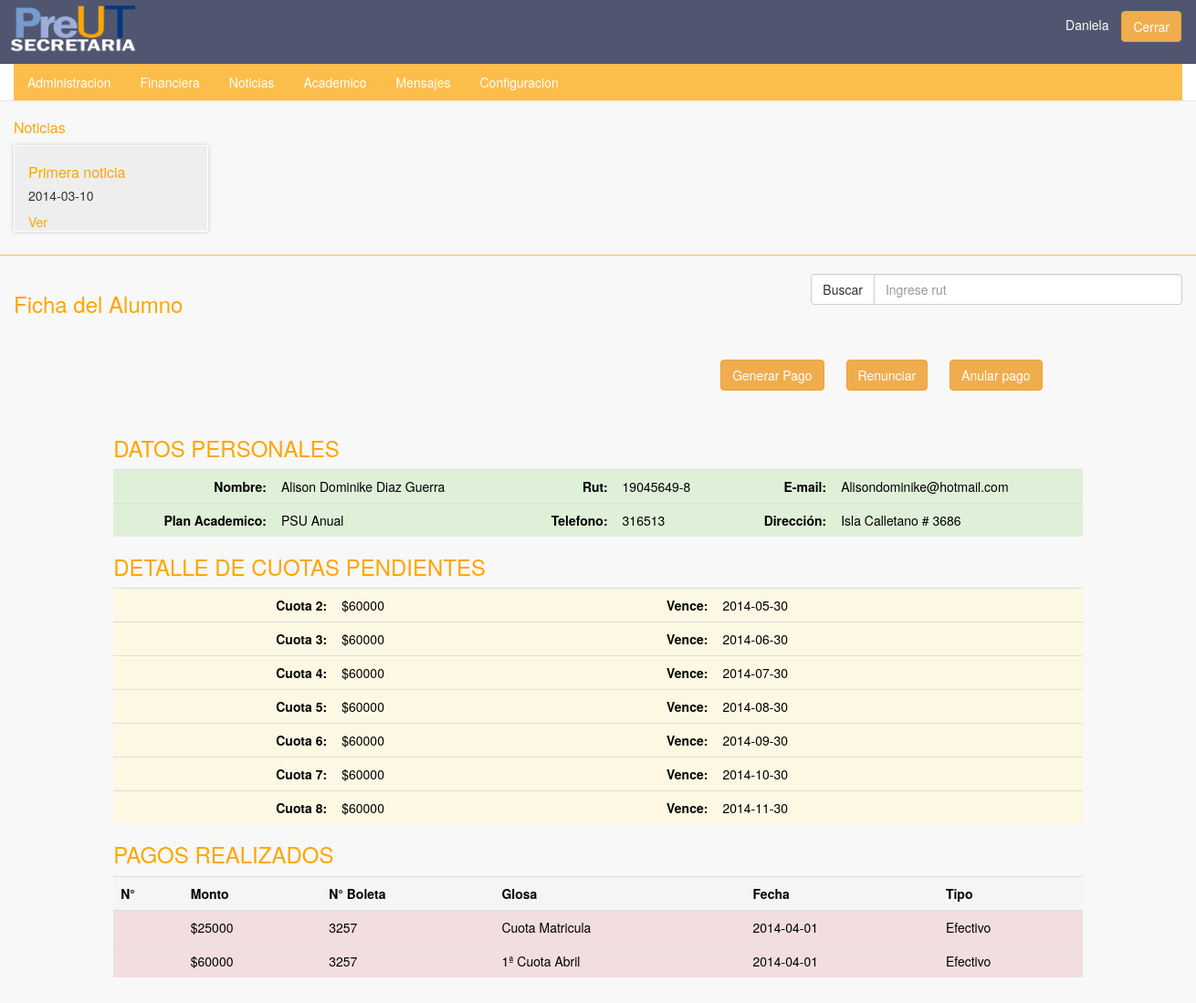
Page /secretaria/pago_alumno.php?rut=19045649-8 (signed in) on the committed database.
### tables this page shows
CREATE TABLE IF NOT EXISTS `noticias` (
  `id` int(11) NOT NULL AUTO_INCREMENT,
  `Titulo` varchar(256) NOT NULL,
  `Contenido` text NOT NULL,
  `Fecha_creacion` date NOT NULL,
  `usuarios_id` varchar(14) NOT NULL,
  PRIMARY KEY (`id`,`usuarios_id`),
  KEY `fk_noticias_usuarios1_idx` (`usuarios_id`)
);

CREATE TABLE IF NOT EXISTS `usuarios` (
  `rut` varchar(14) NOT NULL,
  `password` varchar(45) NOT NULL,
  `rol_id` int(11) NOT NULL,
  `habilitado` tinyint(1) DEFAULT NULL,
  `nombre` varchar(45) NOT NULL,
  `apellidos` varchar(45) NOT NULL,
  `telefono` varchar(45) DEFAULT NULL,
  `celular` varchar(45) DEFAULT NULL,
  `mail` varchar(128) NOT NULL,
  `fecha` date NOT NULL,
  `direccion` varchar(45) NOT NULL,
  `created_at` date NOT NULL,
  PRIMARY KEY (`rut`),
  KEY `fk_usuarios_rol_idx` (`rol_id`)
);

CREATE TABLE IF NOT EXISTS `planes` (
  `id` int(11) NOT NULL AUTO_INCREMENT,
  `nombre` varchar(45) NOT NULL,
  `descripcion` text NOT NULL,
  `valor` int(11) NOT NULL,
  `fecha_inicio` date NOT NULL,
  `jornada` varchar(45) NOT NULL,
  `habilitado` tinyint(1) DEFAULT NULL,
  PRIMARY KEY (`id`)
);

CREATE TABLE IF NOT EXISTS `cuenta_corriente` (
  `id` int(11) NOT NULL AUTO_INCREMENT,
  `MONTO_CANCELADO` int(11) NOT NULL,
  `datos_usuario_id` int(11) NOT NULL,
  `monto_total` int(11) NOT NULL,
  `descuento` int(11) NOT NULL,
  `monto_descuento` int(11) NOT NULL,
  `matricula` tinyint(1) NOT NULL,
  `fecha_pago` date NOT NULL,
  `numero_cuota` int(11) NOT NULL,
  PRIMARY KEY (`id`),
  KEY `fk_cuenta_corriente_datos_usuarios1_idx` (`datos_usuario_id`)
);

CREATE TABLE IF NOT EXISTS `pagos` (
  `id` int(11) NOT NULL AUTO_INCREMENT,
  `corriente_id` int(11) NOT NULL,
  `monto` int(11) NOT NULL,
  `fecha` date NOT NULL,
  `glosa` varchar(45) NOT NULL,
  `nulo` tinyint(1) NOT NULL,
  `motivo` varchar(45) NOT NULL,
  `tipo` varchar(45) NOT NULL,
  `boleta` varchar(45) NOT NULL,
  `usuarios_id` varchar(14) NOT NULL,
  PRIMARY KEY (`id`,`corriente_id`),
  KEY `fk_pagos_cuenta_corriente1_idx` (`corriente_id`),
  KEY `fk_pagos_usuarios1_idx` (`usuarios_id`)
);

### controller/noticias_controller.php (called while the page is built, shortened)
<?php
	require_once($_SERVER['DOCUMENT_ROOT']."/administracion/models/noticias_model.php");
	function listar_noticias(){
		$noticias = new Noticia();
		return $noticias->listar();
	}
 ?>

### models/db_model.php (called while the page is built, shortened)
<?php
abstract class db_model {
	private static $host = "localhost";
	private static $user ="root";
	private static $pass ="";
	protected $db = "preutcl_preut";
	function connect (){
		$this->conn = new mysqli(self::$host, self::$user, self::$pass, $this->db);
	}
}

### models/noticias_model.php (called while the page is built, shortened)
<?php
	require_once($_SERVER['DOCUMENT_ROOT']."/administracion/models/db_model.php");
	class Noticia extends db_model {
		function listar(){
			$query = "SELECT * FROM noticias ORDER BY Fecha_creacion";
			$this->result = $this->conn->query($query);
			return $this->result;
		}
	}
 ?>

### controller/usuarios_controller.php (called while the page is built, shortened)
<?php require_once($_SERVER['DOCUMENT_ROOT'].'/administracion/models/usuario_model.php');
	function buscar_usuario($id){
		$usuario = new Usuario();
		return $usuario->buscar($id)->fetch_assoc();
	}
?>

### models/usuario_model.php (called while the page is built, shortened)
<?php require_once($_SERVER['DOCUMENT_ROOT'].'/administracion/models/db_model.php');
	  require_once($_SERVER['DOCUMENT_ROOT'].'/administracion/controller/cuenta_corriente_controller.php');
	  require_once($_SERVER['DOCUMENT_ROOT'].'/administracion/controller/datos_usuarios_controller.php');
	class Usuario extends db_model{
		function buscar($id){
			$query = "SELECT * FROM usuarios WHERE rut = '".$id."'";
			$this->result = $this->conn->query($query);
			return $this->result;
		}
	}
 ?>

### controller/datos_usuarios_controller.php (called while the page is built, shortened)
<?php require_once($_SERVER['DOCUMENT_ROOT']."/administracion/models/datos_usuario_model.php");
function buscar_datos_usuario($id){
	$datos = new Datos_usuario();
	return $datos->buscar($id)->fetch_assoc();
}
?>

### models/datos_usuario_model.php (called while the page is built, shortened)
<?php require_once($_SERVER['DOCUMENT_ROOT']."/administracion/models/db_model.php");
	class Datos_usuario extends db_model{
		function buscar($id){
			$query = "SELECT * FROM datos_usuarios WHERE usuario_id = '".$id."'";
			$this->result = $this->conn->query($query);
			return $this->result;
		}
	}
?>

### controller/planes_controller.php (called while the page is built, shortened)
<?php
	require_once($_SERVER['DOCUMENT_ROOT']."/administracion/models/planes_model.php");
function buscar_plan($id){
	$plan = new plan();
	$planes = $plan->buscar($id);
	return $planes->fetch_assoc();
}
 ?>

### models/planes_model.php (called while the page is built, shortened)
<?php
	require_once ($_SERVER['DOCUMENT_ROOT']."/administracion/models/db_model.php");
class plan extends db_model {
	function buscar($id){
		$query = "SELECT * FROM planes WHERE id = ".$id;
		$result = $this->conn->query($query);
		return $result;
	}
}
 ?>

### controller/cuenta_corriente_controller.php (called while the page is built, shortened)
<?php require_once($_SERVER['DOCUMENT_ROOT']."/administracion/models/cuenta_corriente_model.php");
function mostrar_cuotas($id){
	$cuenta_corriente = new cuentaCorriente();
	return $cuenta_corriente->cuotas($id);
}
?>

### models/cuenta_corriente_model.php (called while the page is built, shortened)
<?php
	require_once ($_SERVER['DOCUMENT_ROOT']."/administracion/models/db_model.php");
	class cuentaCorriente extends db_model {
		function cuotas($id){
			$query = "SELECT *, (monto_descuento - MONTO_CANCELADO) monto_res FROM cuenta_corriente WHERE (monto_descuento - MONTO_CANCELADO) != 0 AND datos_usuario_id = '".$id."'";
			$this->result = $this->conn->query($query);
			return $this->result;
		}
	}
 ?>

### controller/pagos_controller.php (called while the page is built, shortened)
<?php require_once($_SERVER['DOCUMENT_ROOT']."/administracion/models/pagos_model.php");
	  require_once($_SERVER['DOCUMENT_ROOT']."/administracion/controller/cuenta_corriente_controller.php");
function pagosAlumno($id){
	$pagos = new Pago();
	return $pagos->pagos($id);
}
?>

### models/pagos_model.php (called while the page is built, shortened)
<?php
	require_once ($_SERVER['DOCUMENT_ROOT']."/administracion/models/db_model.php");
	class Pago extends db_model {
		function pagos($id){
			$query = "SELECT a1.* FROM pagos a1, cuenta_corriente a2 WHERE a2.datos_usuario_id = '".$id."' AND a1.corriente_id = a2.id AND a1.nulo = 0 ";
			$this->result = $this->conn->query($query);
			return $this->result;
		}
}

### secretaria/pago_alumno.php (the view, shortened to what this page needs)
<?php require_once($_SERVER['DOCUMENT_ROOT']."/administracion/secretaria/header.php");
	  require_once($_SERVER['DOCUMENT_ROOT']."/administracion/controller/usuarios_controller.php");
	  require_once($_SERVER['DOCUMENT_ROOT']."/administracion/controller/datos_usuarios_controller.php");
	  require_once($_SERVER['DOCUMENT_ROOT']."/administracion/controller/cuenta_corriente_controller.php");
	  require_once($_SERVER['DOCUMENT_ROOT']."/administracion/controller/planes_controller.php");
	  require_once($_SERVER['DOCUMENT_ROOT']."/administracion/controller/pagos_controller.php"); ?>
	<div class="row">
		<div class="row" >
				<div class="col-xs-8">
					<h3>Ficha del Alumno</h3>
				</div>
				<div class="col-xs-4">
					<form action="pago_alumno.php" method="POST">
						<div class="input-group">
							<span class="input-group-btn" style="color: black !important;" >
								<input type="submit" class="btn btn-default" value="Buscar">
							</span>
							<input type="text" class="form-control" name="rut" placeholder="Ingrese rut">
						</div>
					</form>
				</div>
		</div>
		<?php if(isset($_GET['rut']) or isset($_POST['rut'])){
			  	if (isset($_GET['rut']))
			  	{
				  	$alumno = buscar_usuario($_GET['rut']);
				  	$datos_alumno = buscar_datos_usuario($_GET['rut']);
			  	}
				else
				{
			  		$rut = $_POST['rut'];
			  		$alumno = buscar_usuario($_POST['rut']);
				  	$datos_alumno = buscar_datos_usuario($_GET['rut']);
				} ?>
 	</div>
	<div class="row" id="cuerpo">
		<?php if (isset($alumno)) { ?>
		<div class="col-xs-6 col-xs-offset-7">
			<?php if ($alumno['habilitado'] == '0') {?>
				<a href="#" class="btn btn-danger">Alumno dado de baja</a>
				<a href="renuncias.php" class="btn btn-success">Volver</a>
 			<?php } else { ?>
				<a href="#" id="btn-pago" class="btn btn-warning">Generar Pago</a>
				<a href="#" id="btn-baja" class="btn btn-warning">Renunciar</a>
				<a href="#" id="btn-anular-pago" class="btn btn-warning">Anular pago</a>
			<?php } ?>
		</div>
		<div class="col-md-10 col-md-offset-1">
			<h3>DATOS PERSONALES</h3>
			<table class="table pagoTable">
				<tr CLASS="success">
					<th>Nombre: </th>
					<td><?php echo $alumno['nombre']." ".$alumno['apellidos'] ?></td>
					<th>Rut: </th>
					<td><?php echo $alumno['rut'] ?></td>
					<th>E-mail: </th>
					<td><?php echo $alumno['mail'] ?></td>
				</tr>
				<tr CLASS="success">
					<th>Plan Academico:</th>
					<?php $nombre_plan = buscar_plan($datos_alumno['plan_id']); ?>
					<td><?php echo $nombre_plan['nombre']; ?></td>
					<th>Telefono:</th>
					<td><?php echo $alumno['telefono'] ?></td>
					<th>Dirección:</th>
					<td><?php echo $alumno['direccion'] ?></td>
				</tr>
			</table>
			<h3>DETALLE DE CUOTAS PENDIENTES</h3>
			<table class="table pagoTable">
				<tr class="active">
				<?php $cuotas = mostrar_cuotas($datos_alumno['id']); ?>
				<?php while ($cuota = $cuotas->fetch_assoc()) { ?>
					<tr CLASS="warning">
						<th>Cuota <?php
						if ($cuota['numero_cuota']!=0) {
							echo $cuota['numero_cuota'];
						}else{
							echo "Matricula";
						}
						?>:</th>
						<td>$<?php echo $cuota['monto_descuento']; ?></td>
						<th>Vence:</th>
						<td><?php echo $cuota['fecha_pago']; ?></td>
						<th></th>
						<td></td>
					</tr>
				<?php } ?>
			</table>
					<h3>PAGOS REALIZADOS</h3>
			<table class="table table-hover">
				<tr class="active">
					<th>N°</th>
					<th>Monto</th>
					<th>N° Boleta</th>
					<th>Glosa</th>
					<th>Fecha</th>
					<th>Tipo</th>
				</tr>
				<?php
				$pagos = pagosAlumno($datos_alumno['id']);
				if($pagos)
					while($pago = $pagos->fetch_assoc()){ ?>
						<tr CLASS="danger">
							<th></th>
							<td>$<?php echo $pago['monto']; ?></td>
							<td><?php echo $pago['boleta']; ?></td>
							<td><?php echo $pago['glosa']; ?></td>
							<td><?php echo $pago['fecha']; ?></td>
							<td><?php echo $pago['tipo']; ?></td>
						</tr>
					<?php } ?>
			</table>
			<?php } else { ?>
			<h1>Ingrese un rut para realizar la busqueda
			<?php } ?>
		</div>
	</div>
<?php }else{ ?>
	<h1>Ingrese un rut para visualizar ficha</h1>
	<?php } ?>
</body>
</html>

### secretaria/header.php (shortened to what this page needs)
<!doctype html>
<html lang="es">
<head>
	<link rel="stylesheet" href="../css/estilos.css" />
	<link rel="stylesheet" href="../css/jquery-ui.min.css">
</head>
<body>
	<div class="row">
		<div class="navbar navbar-default navbar-static-top header">
			<div class="navbar-header">
				<img src="../image/logo-secretaria.png" class="logo">
			</div>
			<p class="nvar-text pull-right sesion"><?php echo $_SESSION['user']; ?> <a href="../index.php" class="btn btn-warning btn-small">Cerrar</a></p>
			<nav class="collapse navbar-collapse">
				<ul class="nav nav-pills">
					<li><a href="index.php">Administracion</a></li>
					<li><a href="alumno.php">Financiera</a></li>
 					<li><a href="noticias.php">Noticias</a></li>
					<li><a href="academico.php">Academico</a></li>
					<li><a href="#">Mensajes</a></li>
					<li><a href="configuracion.php">Configuracion</a></li>
				</ul>
			</nav>
		</div>
		<div class="col-xs-12 listado">
				<h3>Noticias</h3>
				<div class="row">
				<?php require_once($_SERVER['DOCUMENT_ROOT']."/administracion/controller/noticias_controller.php");
					$noticias = listar_noticias();
					while($noticia = $noticias->fetch_assoc()){ ?>
						<div class="col-md-2 list-noticias">
							<h3><?php echo $noticia['Titulo']; ?></h3>
							<h4><?php echo $noticia['Fecha_creacion']; ?></h4>
							<a href="#" class="mostrar-noticia" data-value="noticia_<?php echo $noticia['id']; ?>"> Ver </a>
						</div>
					<?php } ?>
				</div>
		</div>
	</div>

### css/estilos.css (style rules this page uses)
.table { color:#aaa }
#btn-pago,#btn-baja,#btn-anular-pago { margin:30px 10px }
#cuerpo { padding:0;margin:8px 0; }
#cuerpo table { color:#000 }
.listado { margin:10px 0 20px 0;border-bottom:1px solid #fdbd4b;padding-bottom:25px; }
.listado .list-noticias { background:#eee;margin-right:5px;box-shadow:0 0 5px #ccc;border:1px solid #fff }
.listado h3 { font-size:16px }
.listado h4 { font-size:14px }
.header { background:#50566f !important;color:#fff }
body { background:#f8f8f8 }
a { color:#ffa500 }
nav ul { background:#fdbd4b;margin:0;padding:0; }
nav ul a { color:#fff }
h3 { color:#ffa500 }
.pagoTable th { text-align:right }
.collapse { background:#fff;margin-top:5em }
.input-group { margin-bottom:12px; }
.row { padding:0;margin:0;display:none }
.sesion { margin:12px 6px 0 0; }
.sesion a { margin:0 10px }
.logo { width:160px;margin-top:-20px;padding:10px }

### rows in the picture
noticias: Titulo "Primera noticia", Fecha_creacion "2014-03-10"
usuarios: nombre "Alison Dominike", apellidos "Diaz Guerra", rut "19045649-8", mail "Alisondominike@hotmail.com", telefono "316513", direccion "Isla Calletano # 3686"
planes: nombre "PSU Anual"
cuenta_corriente: numero_cuota "2", monto_descuento "60000", fecha_pago "2014-05-30"
cuenta_corriente: numero_cuota "3", monto_descuento "60000", fecha_pago "2014-06-30"
cuenta_corriente: numero_cuota "4", monto_descuento "60000", fecha_pago "2014-07-30"
cuenta_corriente: numero_cuota "5", monto_descuento "60000", fecha_pago "2014-08-30"
cuenta_corriente: numero_cuota "6", monto_descuento "60000", fecha_pago "2014-09-30"
cuenta_corriente: numero_cuota "7", monto_descuento "60000", fecha_pago "2014-10-30"
cuenta_corriente: numero_cuota "8", monto_descuento "60000", fecha_pago "2014-11-30"
pagos: monto "25000", boleta "3257", glosa "Cuota Matricula", fecha "2014-04-01", tipo "Efectivo"
pagos: monto "60000", boleta "3257", glosa "1ª Cuota Abril", fecha "2014-04-01", tipo "Efectivo"

### other values in the picture
$_SESSION['user'] "Daniela"
